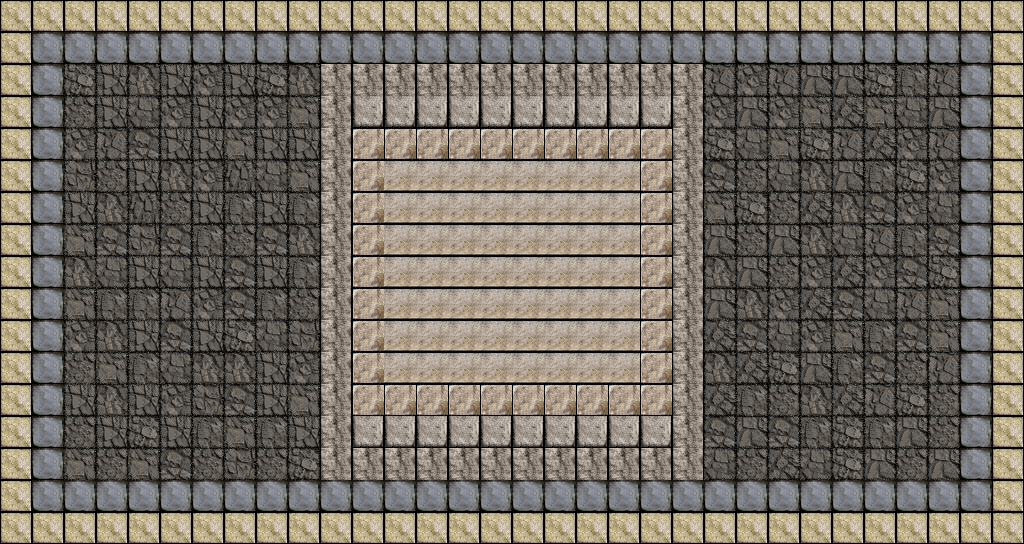

This is a level from a 2D game, rendered from its Tiled map with the project's own tilesets. A one-line summary and the map file follow, with tile-layer data summarised:
An orthogonal 32x17 tile map with 32x32 px tiles, 1 tile layer (Tile Layer 1) and 1 object.

<map version="1.0" orientation="orthogonal" renderorder="right-down" width="32" height="17" tilewidth="32" tileheight="32" nextobjectid="1">
 <tileset firstgid="1" name="hX4zB" tilewidth="32" tileheight="32" tilecount="128">
  <image source="hX4zB.png" trans="ffffff" width="512" height="256" />
  <tile id="0">
   <objectgroup draworder="index">
    <object id="0" x="0" y="0" width="32" height="32" />
   </objectgroup>
   <animation>
    <frame tileid="82" duration="100" />
    <frame tileid="84" duration="100" />
    <frame tileid="84" duration="100" />
    <frame tileid="85" duration="100" />
    <frame tileid="71" duration="100" />
    <frame tileid="94" duration="100" />
    <frame tileid="78" duration="100" />
    <frame tileid="93" duration="100" />
    <frame tileid="68" duration="100" />
   </animation>
  </tile>
 </tileset>
 <layer name="Tile Layer 1" width="32" height="17">
  <data>[544 cells, 544 non-empty, 20 distinct tile ids]</data>
 </layer>
</map>
